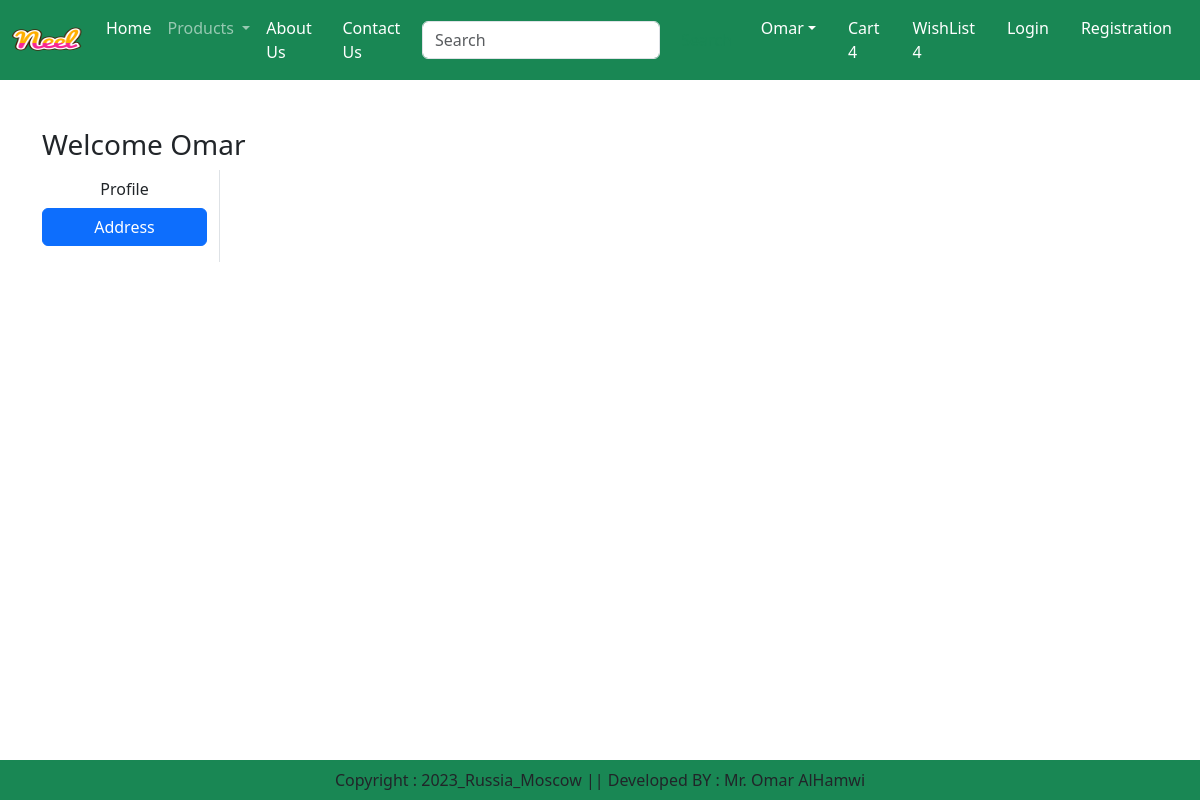
Page /address/ (signed in) on the earlier database version.
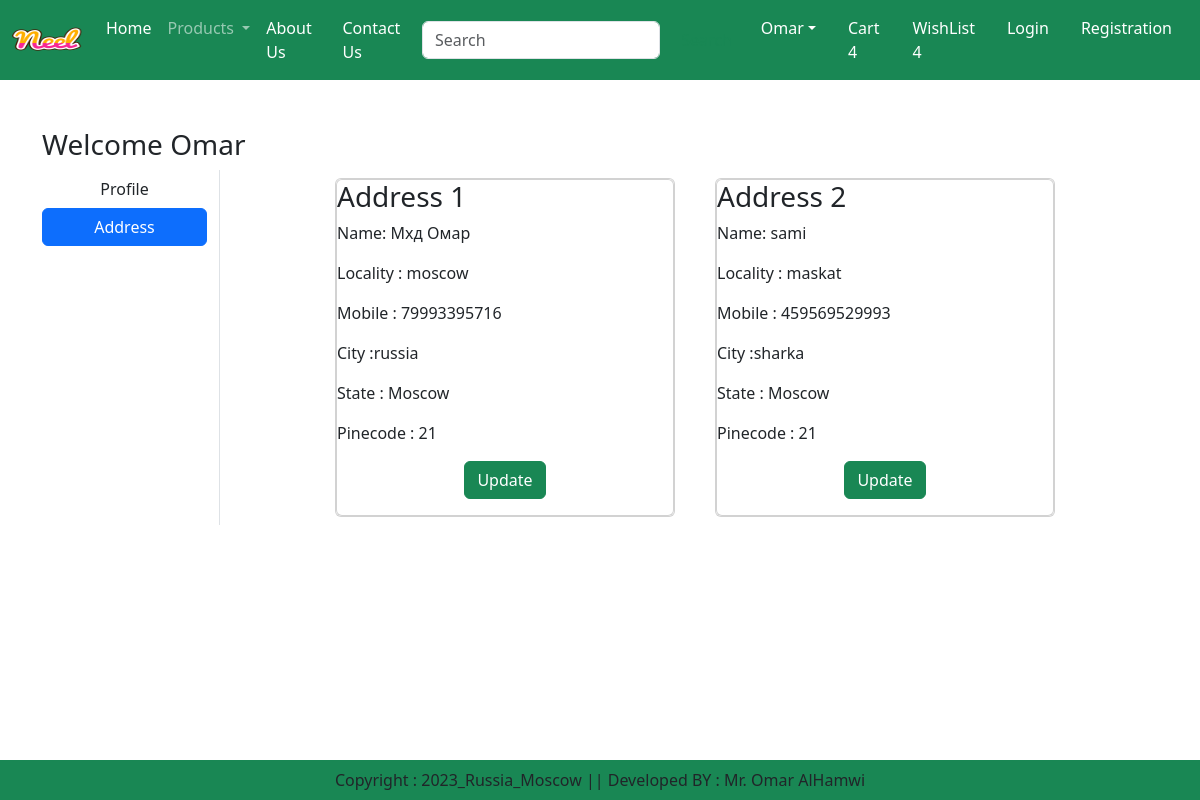
Same page on the later database version.
### cards/models.py (models this page shows, shortened)
class Customer(models.Model):
    user=models.ForeignKey(User,on_delete=models.CASCADE)
    name=models.CharField(max_length=200)
    locality=models.CharField(max_length=200)
    city=models.CharField(max_length=50)
    mobile=models.IntegerField(default=0)
    zipcode=models.IntegerField()
    state=models.CharField(choices=STATE_CHOICES,max_length=100)

### cards/views.py (the view)
# urls.py: path("address/",views.address, name="address"),
def address(request):
    add=Customer.objects.filter(user=request.user)
    return render(request,'cards/address.html',locals() )

### cards/templates/cards/address.html (shortened to what this page needs)
{% extends "cards/base.html" %}
{% load static %}
{% block main-content%}
<div class="container my-5">
    <div class="row">
        <h3>Welcome <span class="text-capitalize">{{request.user}}</span></h3>
        <div class="col-sm-2 border-end">
            <ul  class="list-unstyled">
                <li class="d-grid"><a href="{% url 'profile'%}" class="btn  ">Profile</a></li>
                <li class="d-grid"><a href="{% url 'address' %}" class="btn btn-primary ">Address</Address></a></li>
            </ul>
        </div>
        <div class="col-sm-8  offset-sm-1">
            <div    class="row">
                {%for ad in add %}
                <div class="col-sm-6">
                    <div class="card m-2">
                       <div class="card body">
                        <h3>Address {{forloop.counter}}</h3>
                        <p>Name: {{ad.name}}</p>
                        <p>Locality : {{ad.locality}}</p>
                        <p>Mobile : {{ad.mobile}}</p>
                        <p>City :{{ad.city}}</p>
                        <p>State : {{ad.state}}</p>
                        <p>Pinecode : {{ad.zipcode}}</p>
                        <p class="text-center"><a href="#"  type="button" class="btn btn-success">Update</a></p>
                       </div>
                    </div>
                </div>
                {%endfor%}
            </div>
        </div>
{%endblock main-content%}

Differences in the rows shown:
added Customer: name "Мхд Омар", locality "moscow", mobile "79993395716", city "russia", state "Moscow", zipcode "21"
added Customer: name "sami", locality "maskat", mobile "459569529993", city "sharka", state "Moscow", zipcode "21"
